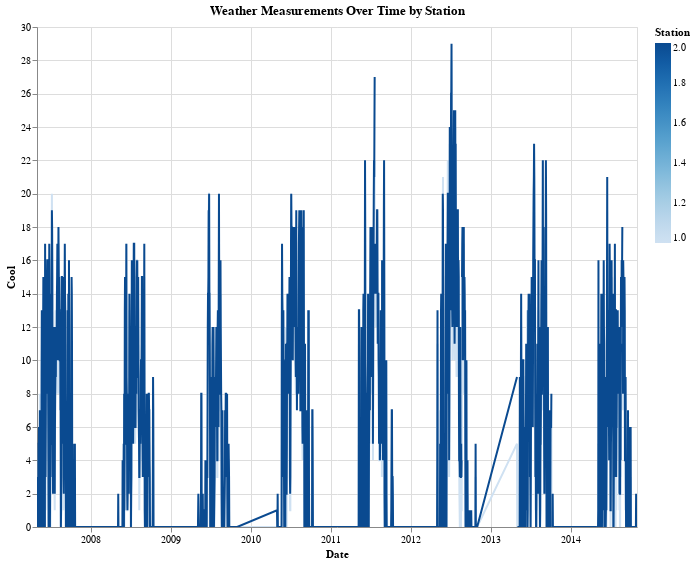

Here is the notebook cell this chart was saved with:
### Code cell
chart = alt.Chart(weather_data).mark_line().encode(
    x='Date',
    y='Cool',
    color = 'Station',
    tooltip=['Date', 'Cool','Station']
).properties(
    width=600,
    height=500,
    title='Weather Measurements Over Time by Station'
).interactive()

chart

### Figure 1 — Vega-Lite specification as saved in the notebook (floating-point values rounded to 4 significant figures; data arrays with more than 128 entries replaced by an {"elided": "..."} marker saying what was removed)
{"config": {"view": {"continuousWidth": 300, "continuousHeight": 300}}, "data": {"name": "data-6eccd88239ec0e4a9c6ab2bc4fc34ff0"}, "mark": {"type": "line"}, "encoding": {"color": {"field": "Station", "type": "quantitative"}, "tooltip": [{"field": "Date", "type": "temporal"}, {"field": "Cool", "type": "quantitative"}, {"field": "Station", "type": "quantitative"}], "x": {"field": "Date", "type": "temporal"}, "y": {"field": "Cool", "type": "quantitative"}}, "height": 500, "params": [{"name": "param_2", "select": {"type": "interval", "encodings": ["x", "y"]}, "bind": "scales"}], "title": "Weather Measurements Over Time by Station", "width": 600, "$schema": "https://vega.github.io/schema/vega-lite/v5.17.0.json", "datasets": {"data-6eccd88239ec0e4a9c6ab2bc4fc34ff0": {"elided": "2944 records"}}}
